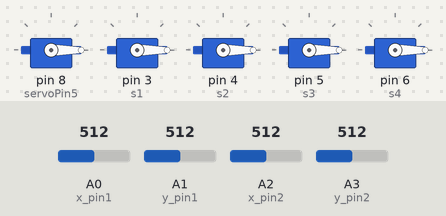
A sketch run on a simulated Arduino Uno, built with avr-gcc and run on an emulated ATmega328P. On the bench: 5 × servo. The test bench sets the inputs (shaded band); at power-on: A0 (x_pin1) = 512, A1 (y_pin1) = 512, A2 (x_pin2) = 512, A3 (y_pin2) = 512. What the sketch prints to the serial monitor is not drawn.

Above: at 1.2 s.
1.3 s: A0 (x_pin1) set to 540
3.3 s: A0 (x_pin1) set to 567
At 3.79 s:
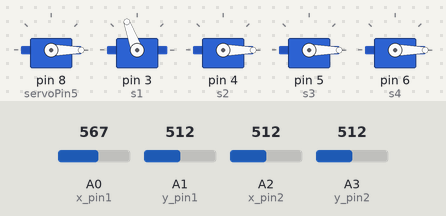
At 5.2 s:
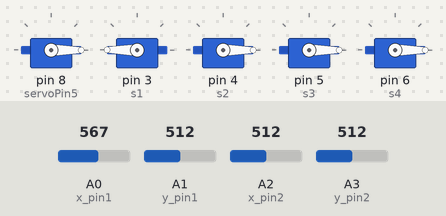
5.5 s: A1 (y_pin1) set to 539
7.5 s: A1 (y_pin1) set to 565
At 8.7 s:
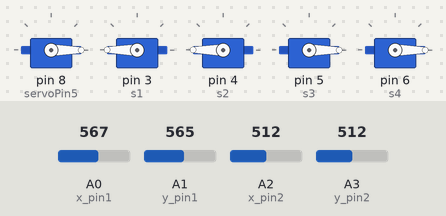
9.7 s: A2 (x_pin2) set to 541
12.7 s: A2 (x_pin2) set to 563
At 14.8 s:
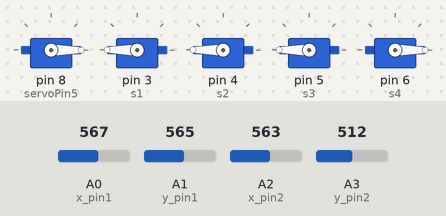
Timing chart, 0 to 15.9 s (numbered marks = the images above; inputs shaded):
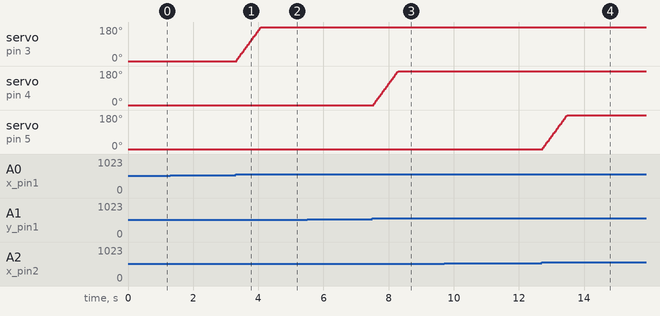

The sketch:

Robot_Arm_Code_V2.ino
```cpp
#include<Servo.h>

//Joystick 1 (X and Y axis)
int x_pin1 = A0;
int y_pin1 = A1;

//Joystick 2 (X and Y axis)
int x_pin2 = A2;
int y_pin2 = A3;

//Joystick Buttons and Servo
int servoPin5 = 8;
int angleStep = 5;
int angle5 = 0;

#define LEFT 0
#define RIGHT 1

//Initialize all servos at position degree 0
int pos1, pos2, pos3, pos4 = 0;

//Servo Objects
Servo s1;
Servo s2;
Servo s3;
Servo s4;
Servo s5;

void setup() {
  Serial.begin(31250);

  s5.attach(servoPin5);
  pinMode(LEFT, INPUT_PULLUP);
  pinMode(RIGHT, INPUT_PULLUP);
  s5.write(angle5);


  pinMode(A0, INPUT);
  pinMode(A1, INPUT);
  pinMode(A2, INPUT);
  pinMode(A3, INPUT);

  s1.attach(3);
  s1.write(pos1);

  s2.attach(4);
  s2.write(pos2);

  s3.attach(5);
  s3.write(pos3);

  s4.attach(6);
  s4.write(pos4);

}

void loop() {
  //Reading X and Y axis of Joystick 1
  int x_data1 = analogRead(A0);
  int y_data1 = analogRead(A1);

  //Reading X axis of Joystick 2
  int x_data2 = analogRead(A2);
  int y_data2 = analogRead(A3);

  Serial.print("x_data1:");
  Serial.print(x_data1);
  Serial.print("\t");
  Serial.print("y_data1:");
  Serial.print(y_data1);
  Serial.print("\t");
  Serial.print("x_data2:");
  Serial.print(x_data2);
  Serial.print("y_data2:");
  Serial.print(y_data2);
  delay(20);

  //Servo 1 control with Joystick 1
  if(x_data1 >= 550)
  {
    if(pos1 <= 180)
    {
      pos1 = pos1 + 5;
      s1.write(pos1);
    }
  }

  else if(x_data1 <= 450)
  {
    if(pos1 >= 0)
    {
      pos1 = pos1 - 5;
      s1.write(pos1);
    }
  }

  //Servo 2 control with Joystick 1
  if(y_data1 >= 550)
  {
    if(pos2 <= 180)
    {
      pos2 = pos2 + 5;
      s2.write(pos2);
    }
  }

  else if(y_data1 <= 450)
  {
    if(pos2 >= 0)
    {
      pos2 = pos2 - 5;
      s2.write(pos2);
    }
  }


  //Servo 3 control with Joystick 2
  if(x_data2 >= 550)
  {
    if(pos3 <= 180)
    {
      pos3 = pos3 + 5;
      s3.write(pos3);
    }
  }

  else if(x_data2 <= 450)
  {
    if(pos3 >= 0)
    {
      pos3 = pos3 - 5;
      s3.write(pos3);
    }
  }


  //Servo 4 Control with Joystick 2
 if(y_data2 >= 550)
  {
    if(pos4 <= 180)
    {
      pos4 = pos4 + 5;
      s4.write(pos4);
    }
  }

  else if(y_data2 <= 450)
  {
    if(pos4 >= 0)
    {
      pos4 = pos4 - 5;
      s4.write(pos4);
    }
  }

  while(digitalRead(RIGHT) == LOW)
  {
    angle5 = angle5 - angleStep;
    if(angle5 < 0)
    {
      angle5 = 0;
    }
    else
    {
      s5.write(angle5);
    }
    delay(10);
  }

  while(digitalRead(LEFT) == LOW)
  {
    angle5 = angle5 + angleStep;
    if(angle5 > 180)
    {
      angle5 = 180;
    }
    else
    {
      s5.write(angle5);
    }
    delay(10);
  }
}
```

Measured:
- the behaviour switches between 549 and 550 on A0 (x_pin1) (found by bisection; images 0 and 1)
- the behaviour switches between 549 and 550 on A1 (y_pin1) (found by bisection; images 2 and 3)
- the behaviour switches between 549 and 550 on A2 (x_pin2) (found by bisection; images 3 and 4)
- after the input at 1.3 s, every drawn part: stays the same
- after the input at 3.3 s, servo on pin 3 (s1): moves from 0° to 180° over 0.75 s, starting at once
- after the input at 5.5 s, every drawn part: stays the same
- after the input at 7.5 s, servo on pin 4 (s2): moves from 0° to 180° over 0.75 s, starting at once
- after the input at 9.7 s, every drawn part: stays the same
- after the input at 12.7 s, servo on pin 5 (s3): moves from 0° to 180° over 0.75 s, starting at once
